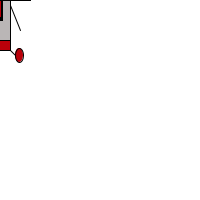
Frame 1 (no input)
Frame 60 (the mouse pressed at the canvas centre just before this capture): identical to frame 1, image omitted
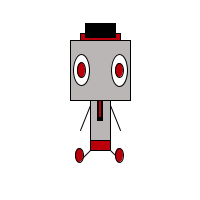
Frame 120 (the mouse held since frame 60 and released just before this capture)

The Processing sketch that drew these frames (run headless with seeded random() and noise(); from frame 60 on, the mouse is pressed at the canvas centre):

// Processing sketch: processing_123455
// ── processing_123455.pde

void setup () {
size(200,200);        //grootte van het document//
}

void draw() {
background(255);      //kleur van het document//
/*lichaampje*/
fill(186,182,182);    //kleur van het lichaampje//
rectMode(CENTER);     //positionering van het vormpje van het lichaampje//
rect(mouseX,mouseY,20,100); //vorm van het lichaampje//

fill(0);              //zwarte sjlieps//
rect(mouseX,mouseY,5,40);

fill(186,0,10);        //rode sjlieps//
rect(mouseX,mouseY,3,35);

/*broekje*/
fill(186,0,10);
rectMode(CENTER);
rect(mouseX,mouseY+45,20,10);

/*hoofd*/
fill(186,182,182);
rect(mouseX,mouseY-30,60,60);


/*linker oog*/
fill(255);
ellipse(mouseX-19,mouseY-30,16,31);

/*linker iris*/
fill(186,0,10);
ellipse(mouseX-19,mouseY-30,8,15);


/*rechter oog*/
fill(255);
ellipse(mouseX+19,mouseY-30,16,32);

/*rechter iris*/
fill(186,0,10);
ellipse(mouseX+19,mouseY-30,8,14);

/*beentjes*/
line(mouseX-10,mouseY+50,mouseX-20,mouseY+60);
line(mouseX+10,mouseY+50,mouseX+20,mouseY+60);

ellipse(mouseX-21,mouseY+55,8,14);
ellipse(mouseX+19,mouseY+55,8,14);

/*armpjes*/
line(mouseX-10,mouseY+5,mouseX-20,mouseY+30);
line(mouseX+10,mouseY+5,mouseX+20,mouseY+30);

rect(mouseX,mouseY-63,40,7);
fill(0);
rect(mouseX,mouseY-70,30,14);

}
